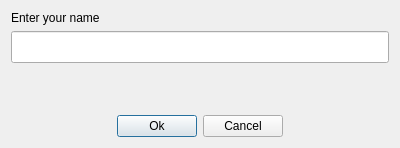
<?xml version="1.0" encoding="UTF-8"?>
<ui version="4.0">
 <class>UserNameDialog</class>
 <widget class="QDialog" name="UserNameDialog">
  <property name="geometry">
   <rect>
    <x>0</x>
    <y>0</y>
    <width>400</width>
    <height>148</height>
   </rect>
  </property>
  <property name="windowTitle">
   <string>Game over</string>
  </property>
  <property name="styleSheet">
   <string notr="true">Style.txt</string>
  </property>
  <layout class="QVBoxLayout" name="verticalLayout">
   <item>
    <widget class="QLabel" name="label">
     <property name="styleSheet">
      <string notr="true">Style.txt</string>
     </property>
     <property name="text">
      <string>Enter your name</string>
     </property>
    </widget>
   </item>
   <item>
    <widget class="QLineEdit" name="lineEdit">
     <property name="minimumSize">
      <size>
       <width>21</width>
       <height>32</height>
      </size>
     </property>
     <property name="styleSheet">
      <string notr="true">Style.txt</string>
     </property>
    </widget>
   </item>
   <item>
    <spacer name="verticalSpacer">
     <property name="orientation">
      <enum>Qt::Vertical</enum>
     </property>
     <property name="sizeHint" stdset="0">
      <size>
       <width>20</width>
       <height>39</height>
      </size>
     </property>
    </spacer>
   </item>
   <item>
    <layout class="QHBoxLayout" name="horizontalLayout">
     <item>
      <spacer name="horizontalSpacer">
       <property name="orientation">
        <enum>Qt::Horizontal</enum>
       </property>
       <property name="sizeHint" stdset="0">
        <size>
         <width>40</width>
         <height>20</height>
        </size>
       </property>
      </spacer>
     </item>
     <item>
      <widget class="QPushButton" name="okPushButton">
       <property name="styleSheet">
        <string notr="true">Style.txt</string>
       </property>
       <property name="text">
        <string>    Ok    </string>
       </property>
      </widget>
     </item>
     <item>
      <widget class="QPushButton" name="cancelPushButton">
       <property name="styleSheet">
        <string notr="true">Style.txt</string>
       </property>
       <property name="text">
        <string>   Cancel   </string>
       </property>
      </widget>
     </item>
     <item>
      <spacer name="horizontalSpacer_2">
       <property name="orientation">
        <enum>Qt::Horizontal</enum>
       </property>
       <property name="sizeHint" stdset="0">
        <size>
         <width>40</width>
         <height>20</height>
        </size>
       </property>
      </spacer>
     </item>
    </layout>
   </item>
  </layout>
 </widget>
 <resources/>
 <connections>
  <connection>
   <sender>okPushButton</sender>
   <signal>clicked()</signal>
   <receiver>UserNameDialog</receiver>
   <slot>accept()</slot>
   <hints>
    <hint type="sourcelabel">
     <x>143</x>
     <y>125</y>
    </hint>
    <hint type="destinationlabel">
     <x>91</x>
     <y>96</y>
    </hint>
   </hints>
  </connection>
  <connection>
   <sender>cancelPushButton</sender>
   <signal>clicked()</signal>
   <receiver>UserNameDialog</receiver>
   <slot>reject()</slot>
   <hints>
    <hint type="sourcelabel">
     <x>239</x>
     <y>120</y>
    </hint>
    <hint type="destinationlabel">
     <x>287</x>
     <y>84</y>
    </hint>
   </hints>
  </connection>
 </connections>
</ui>
